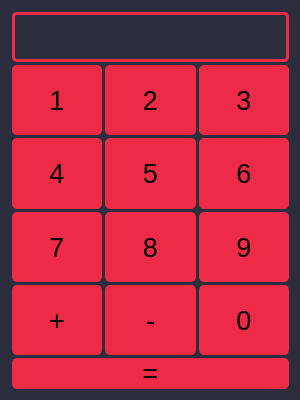
<?xml version="1.0" encoding="UTF-8"?>
<ui version="4.0">
 <class>MainWindow</class>
 <widget class="QMainWindow" name="MainWindow">
  <property name="windowModality">
   <enum>Qt::ApplicationModal</enum>
  </property>
  <property name="geometry">
   <rect>
    <x>0</x>
    <y>0</y>
    <width>300</width>
    <height>400</height>
   </rect>
  </property>
  <property name="sizePolicy">
   <sizepolicy hsizetype="Fixed" vsizetype="Fixed">
    <horstretch>0</horstretch>
    <verstretch>0</verstretch>
   </sizepolicy>
  </property>
  <property name="minimumSize">
   <size>
    <width>300</width>
    <height>400</height>
   </size>
  </property>
  <property name="maximumSize">
   <size>
    <width>300</width>
    <height>400</height>
   </size>
  </property>
  <property name="font">
   <font>
    <family>Modern No. 20</family>
    <pointsize>24</pointsize>
   </font>
  </property>
  <property name="contextMenuPolicy">
   <enum>Qt::NoContextMenu</enum>
  </property>
  <property name="windowTitle">
   <string>MainWindow</string>
  </property>
  <property name="styleSheet">
   <string notr="true">background-color: #2C2E3E;</string>
  </property>
  <property name="tabShape">
   <enum>QTabWidget::Rounded</enum>
  </property>
  <widget class="QWidget" name="centralwidget">
   <widget class="QWidget" name="gridLayoutWidget">
    <property name="geometry">
     <rect>
      <x>0</x>
      <y>0</y>
      <width>301</width>
      <height>401</height>
     </rect>
    </property>
    <layout class="QGridLayout" name="gridLayout">
     <property name="sizeConstraint">
      <enum>QLayout::SetMaximumSize</enum>
     </property>
     <property name="leftMargin">
      <number>12</number>
     </property>
     <property name="topMargin">
      <number>12</number>
     </property>
     <property name="rightMargin">
      <number>12</number>
     </property>
     <property name="bottomMargin">
      <number>12</number>
     </property>
     <property name="spacing">
      <number>3</number>
     </property>
     <item row="1" column="0">
      <widget class="QPushButton" name="pB_1">
       <property name="sizePolicy">
        <sizepolicy hsizetype="Expanding" vsizetype="Expanding">
         <horstretch>0</horstretch>
         <verstretch>0</verstretch>
        </sizepolicy>
       </property>
       <property name="font">
        <font>
         <pointsize>20</pointsize>
        </font>
       </property>
       <property name="cursor">
        <cursorShape>PointingHandCursor</cursorShape>
       </property>
       <property name="styleSheet">
        <string notr="true">QPushButton {
	background-color: #EE2B47;
	border-radius: 5px;
}

QPushButton:pressed {
	background-color: #1E262D;
	color: #F6F6F6;
}</string>
       </property>
       <property name="text">
        <string>1</string>
       </property>
      </widget>
     </item>
     <item row="3" column="1">
      <widget class="QPushButton" name="pB_5">
       <property name="sizePolicy">
        <sizepolicy hsizetype="Expanding" vsizetype="Expanding">
         <horstretch>0</horstretch>
         <verstretch>0</verstretch>
        </sizepolicy>
       </property>
       <property name="font">
        <font>
         <pointsize>20</pointsize>
        </font>
       </property>
       <property name="cursor">
        <cursorShape>PointingHandCursor</cursorShape>
       </property>
       <property name="styleSheet">
        <string notr="true">QPushButton {
	background-color: #EE2B47;
	border-radius: 5px;
}

QPushButton:pressed {
	background-color: #1E262D;
	color: #F6F6F6;
}</string>
       </property>
       <property name="text">
        <string>5</string>
       </property>
      </widget>
     </item>
     <item row="1" column="1">
      <widget class="QPushButton" name="pB_2">
       <property name="sizePolicy">
        <sizepolicy hsizetype="Expanding" vsizetype="Expanding">
         <horstretch>0</horstretch>
         <verstretch>0</verstretch>
        </sizepolicy>
       </property>
       <property name="font">
        <font>
         <pointsize>20</pointsize>
        </font>
       </property>
       <property name="cursor">
        <cursorShape>PointingHandCursor</cursorShape>
       </property>
       <property name="styleSheet">
        <string notr="true">QPushButton {
	background-color: #EE2B47;
	border-radius: 5px;
}

QPushButton:pressed {
	background-color: #1E262D;
	color: #F6F6F6;
}</string>
       </property>
       <property name="text">
        <string>2</string>
       </property>
      </widget>
     </item>
     <item row="1" column="2">
      <widget class="QPushButton" name="pB_3">
       <property name="sizePolicy">
        <sizepolicy hsizetype="Expanding" vsizetype="Expanding">
         <horstretch>0</horstretch>
         <verstretch>0</verstretch>
        </sizepolicy>
       </property>
       <property name="font">
        <font>
         <pointsize>20</pointsize>
        </font>
       </property>
       <property name="cursor">
        <cursorShape>PointingHandCursor</cursorShape>
       </property>
       <property name="styleSheet">
        <string notr="true">QPushButton {
	background-color: #EE2B47;
	border-radius: 5px;
}

QPushButton:pressed {
	background-color: #1E262D;
	color: #F6F6F6;
}</string>
       </property>
       <property name="text">
        <string>3</string>
       </property>
      </widget>
     </item>
     <item row="5" column="1">
      <widget class="QPushButton" name="pB_minus">
       <property name="sizePolicy">
        <sizepolicy hsizetype="Expanding" vsizetype="Expanding">
         <horstretch>0</horstretch>
         <verstretch>0</verstretch>
        </sizepolicy>
       </property>
       <property name="font">
        <font>
         <pointsize>20</pointsize>
        </font>
       </property>
       <property name="cursor">
        <cursorShape>PointingHandCursor</cursorShape>
       </property>
       <property name="styleSheet">
        <string notr="true">QPushButton {
	background-color: #EE2B47;
	border-radius: 5px;
}

QPushButton:pressed {
	background-color: #1E262D;
	color: #F6F6F6;
}</string>
       </property>
       <property name="text">
        <string>-</string>
       </property>
      </widget>
     </item>
     <item row="3" column="2">
      <widget class="QPushButton" name="pB_6">
       <property name="sizePolicy">
        <sizepolicy hsizetype="Expanding" vsizetype="Expanding">
         <horstretch>0</horstretch>
         <verstretch>0</verstretch>
        </sizepolicy>
       </property>
       <property name="font">
        <font>
         <pointsize>20</pointsize>
        </font>
       </property>
       <property name="cursor">
        <cursorShape>PointingHandCursor</cursorShape>
       </property>
       <property name="styleSheet">
        <string notr="true">QPushButton {
	background-color: #EE2B47;
	border-radius: 5px;
}

QPushButton:pressed {
	background-color: #1E262D;
	color: #F6F6F6;
}</string>
       </property>
       <property name="text">
        <string>6</string>
       </property>
      </widget>
     </item>
     <item row="4" column="2">
      <widget class="QPushButton" name="pB_9">
       <property name="sizePolicy">
        <sizepolicy hsizetype="Expanding" vsizetype="Expanding">
         <horstretch>0</horstretch>
         <verstretch>0</verstretch>
        </sizepolicy>
       </property>
       <property name="font">
        <font>
         <pointsize>20</pointsize>
        </font>
       </property>
       <property name="cursor">
        <cursorShape>PointingHandCursor</cursorShape>
       </property>
       <property name="styleSheet">
        <string notr="true">QPushButton {
	background-color: #EE2B47;
	border-radius: 5px;
}

QPushButton:pressed {
	background-color: #1E262D;
	color: #F6F6F6;
}</string>
       </property>
       <property name="text">
        <string>9</string>
       </property>
      </widget>
     </item>
     <item row="5" column="0">
      <widget class="QPushButton" name="pB_plass">
       <property name="sizePolicy">
        <sizepolicy hsizetype="Expanding" vsizetype="Expanding">
         <horstretch>0</horstretch>
         <verstretch>0</verstretch>
        </sizepolicy>
       </property>
       <property name="font">
        <font>
         <pointsize>20</pointsize>
        </font>
       </property>
       <property name="cursor">
        <cursorShape>PointingHandCursor</cursorShape>
       </property>
       <property name="styleSheet">
        <string notr="true">QPushButton {
	background-color: #EE2B47;
	border-radius: 5px;
}

QPushButton:pressed {
	background-color: #1E262D;
	color: #F6F6F6;
}</string>
       </property>
       <property name="text">
        <string>+</string>
       </property>
      </widget>
     </item>
     <item row="5" column="2">
      <widget class="QPushButton" name="pB_0">
       <property name="sizePolicy">
        <sizepolicy hsizetype="Expanding" vsizetype="Expanding">
         <horstretch>0</horstretch>
         <verstretch>0</verstretch>
        </sizepolicy>
       </property>
       <property name="font">
        <font>
         <pointsize>20</pointsize>
        </font>
       </property>
       <property name="cursor">
        <cursorShape>PointingHandCursor</cursorShape>
       </property>
       <property name="styleSheet">
        <string notr="true">QPushButton {
	background-color: #EE2B47;
	border-radius: 5px;
}

QPushButton:pressed {
	background-color: #1E262D;
	color: #F6F6F6;
}</string>
       </property>
       <property name="text">
        <string>0</string>
       </property>
      </widget>
     </item>
     <item row="4" column="0">
      <widget class="QPushButton" name="pB_7">
       <property name="sizePolicy">
        <sizepolicy hsizetype="Expanding" vsizetype="Expanding">
         <horstretch>0</horstretch>
         <verstretch>0</verstretch>
        </sizepolicy>
       </property>
       <property name="font">
        <font>
         <pointsize>20</pointsize>
        </font>
       </property>
       <property name="cursor">
        <cursorShape>PointingHandCursor</cursorShape>
       </property>
       <property name="styleSheet">
        <string notr="true">QPushButton {
	background-color: #EE2B47;
	border-radius: 5px;
}

QPushButton:pressed {
	background-color: #1E262D;
	color: #F6F6F6;
}</string>
       </property>
       <property name="text">
        <string>7</string>
       </property>
      </widget>
     </item>
     <item row="4" column="1">
      <widget class="QPushButton" name="pB_8">
       <property name="sizePolicy">
        <sizepolicy hsizetype="Expanding" vsizetype="Expanding">
         <horstretch>0</horstretch>
         <verstretch>0</verstretch>
        </sizepolicy>
       </property>
       <property name="font">
        <font>
         <pointsize>20</pointsize>
        </font>
       </property>
       <property name="cursor">
        <cursorShape>PointingHandCursor</cursorShape>
       </property>
       <property name="styleSheet">
        <string notr="true">QPushButton {
	background-color: #EE2B47;
	border-radius: 5px;
}

QPushButton:pressed {
	background-color: #1E262D;
	color: #F6F6F6;
}</string>
       </property>
       <property name="text">
        <string>8</string>
       </property>
      </widget>
     </item>
     <item row="0" column="0" colspan="3">
      <widget class="QLineEdit" name="lE_out">
       <property name="sizePolicy">
        <sizepolicy hsizetype="Expanding" vsizetype="Expanding">
         <horstretch>0</horstretch>
         <verstretch>0</verstretch>
        </sizepolicy>
       </property>
       <property name="maximumSize">
        <size>
         <width>16777215</width>
         <height>50</height>
        </size>
       </property>
       <property name="font">
        <font>
         <pointsize>24</pointsize>
        </font>
       </property>
       <property name="styleSheet">
        <string notr="true">background-color: transparent;
border-radius: 5px;
border: 3px solid #EE2B47;
color: #EE2B47;</string>
       </property>
       <property name="inputMask">
        <string/>
       </property>
       <property name="readOnly">
        <bool>false</bool>
       </property>
       <property name="clearButtonEnabled">
        <bool>false</bool>
       </property>
      </widget>
     </item>
     <item row="6" column="0" colspan="3">
      <widget class="QPushButton" name="pB_equals">
       <property name="font">
        <font>
         <pointsize>20</pointsize>
        </font>
       </property>
       <property name="cursor">
        <cursorShape>PointingHandCursor</cursorShape>
       </property>
       <property name="styleSheet">
        <string notr="true">QPushButton {
	background-color: #EE2B47;
	border-radius: 5px;
}

QPushButton:pressed {
	background-color: #1E262D;
	color: #F6F6F6;
}</string>
       </property>
       <property name="text">
        <string>=</string>
       </property>
      </widget>
     </item>
     <item row="3" column="0">
      <widget class="QPushButton" name="pB_4">
       <property name="sizePolicy">
        <sizepolicy hsizetype="Expanding" vsizetype="Expanding">
         <horstretch>0</horstretch>
         <verstretch>0</verstretch>
        </sizepolicy>
       </property>
       <property name="font">
        <font>
         <pointsize>20</pointsize>
        </font>
       </property>
       <property name="cursor">
        <cursorShape>PointingHandCursor</cursorShape>
       </property>
       <property name="styleSheet">
        <string notr="true">QPushButton {
	background-color: #EE2B47;
	border-radius: 5px;
}

QPushButton:pressed {
	background-color: #1E262D;
	color: #F6F6F6;
}</string>
       </property>
       <property name="text">
        <string>4</string>
       </property>
      </widget>
     </item>
    </layout>
   </widget>
  </widget>
 </widget>
 <resources/>
 <connections/>
</ui>
